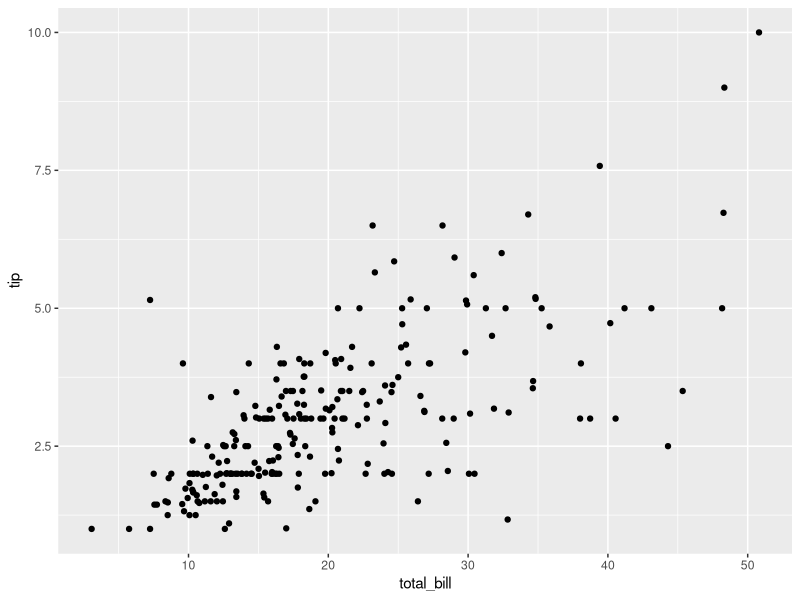

Source code (R): (Note: this script raises an error after producing the figure.)
data(tips, package = 'reshape2')
library(ggplot2)
qplot(total_bill, tip, data=tips, geom = "point")

myplot <- ggplot(tips, aes(x = total_bill, y = tip)) +
  geom_point(aes(color = sex)) + 
  geom_smooth(method = 'lm')

layer_point <- geom_point(
  mapping = aes(x = total_bill, y = tip, color = sex),
  data = tips,
  size = 3
)

model <- lm(tip ~ total_bill, data = tips)
fitted_tips <- data.frame(
  total_bill = tips$total_bill,
  predict(model, interval = "confidence")
)

head(fitted_tips)

layer_line <- geom_smooth(tip ~ total_bill, method='lm')



ggplot() + layer_point + layer_line
?geom_ribbon
